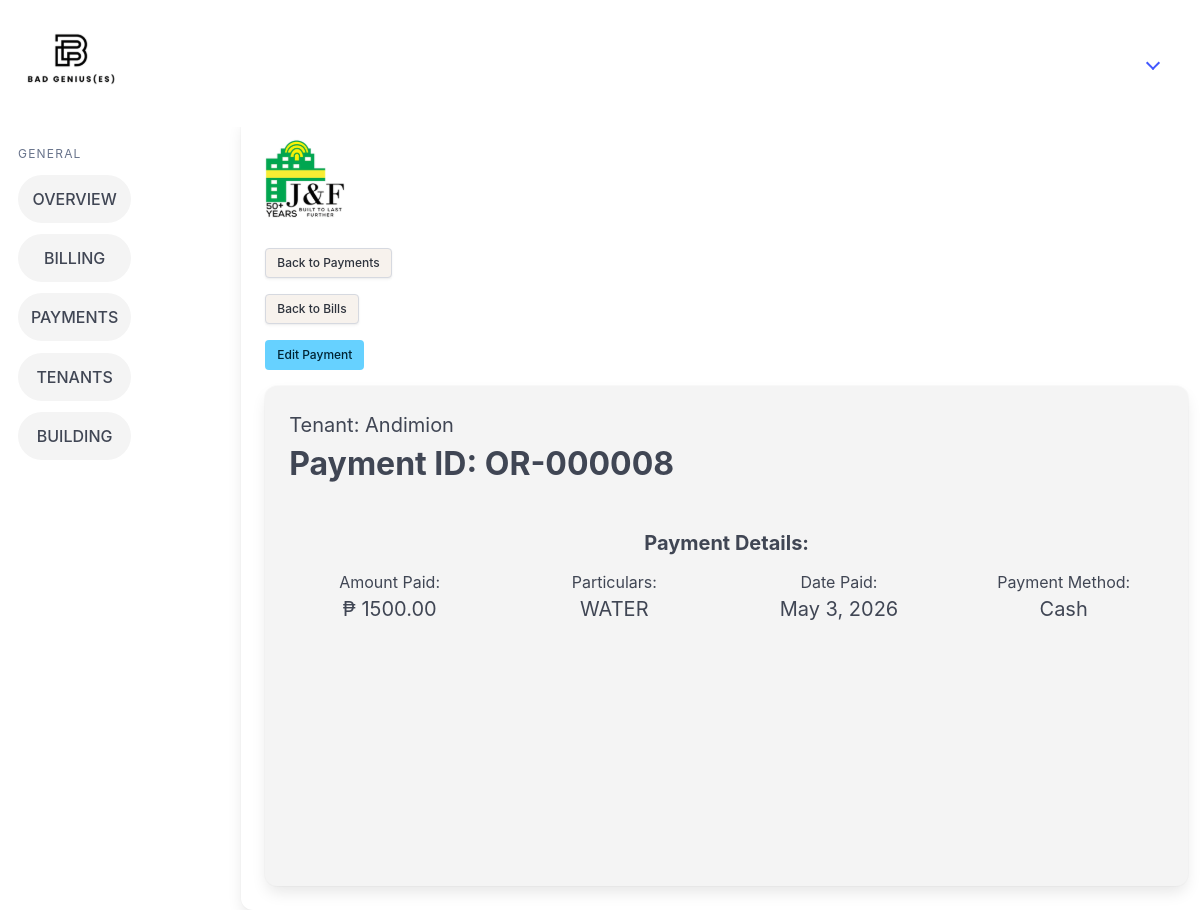
/payment_details/4/, run on the app's committed database.
### billingApp/models.py (models this page shows, shortened)
class Tenant(models.Model):
    companyName = models.CharField(max_length=100, null=True, blank=True)
    contactPerson = models.CharField(max_length=100)
    phoneNumber = models.CharField(max_length=12)
    email = models.CharField(max_length=50)
    carryover_balance = models.DecimalField(max_digits=12, decimal_places=2, default=Decimal('0.00'))
    modified_by = models.ForeignKey("Account", on_delete=models.SET_NULL, null=True, blank=True, related_name="+")
    modified_at = models.DateTimeField(auto_now=True, null=True, blank=True)
    objects = models.Manager

class Payment(models.Model):
    paymentMethodChoices = [
        ('CASH', 'Cash'),
        ('BANK_TRANSFER', 'Bank Transfer'),
        ('PDC', 'PDC'),]
    billingID = models.ForeignKey(BillingRecord, on_delete=models.CASCADE)
    tenantID = models.ForeignKey(Tenant, on_delete=models.CASCADE)
    modified_by = models.ForeignKey("Account", on_delete=models.SET_NULL, null=True, blank=True, related_name="+")
    modified_at = models.DateTimeField(auto_now=True, null=True, blank=True)
    datePaid = models.DateField()
    referenceNumber = models.CharField(max_length=50)
    verificationStatus = models.BooleanField(default=False)
    amountPaid = models.DecimalField(max_digits=12, decimal_places=2)
    subAccountName = models.CharField(max_length=50, null=True, blank=True)
    proofOfPayment = models.FileField(upload_to='proof_of_payment/', null=True, blank=True)
    paymentMethod = models.CharField(max_length=20, choices=paymentMethodChoices, null=True, blank=True)

class BillingRecord(models.Model):
    tenant = models.ForeignKey(Tenant, on_delete=models.CASCADE)
    lease = models.ForeignKey(Lease, on_delete=models.CASCADE)
    modified_by = models.ForeignKey("Account", on_delete=models.SET_NULL, null=True, blank=True, related_name="+")
    modified_at = models.DateTimeField(auto_now=True, null=True, blank=True)
    dateIssued = models.DateField()
    dateDue = models.DateField(null=True, blank=True)
    RENT = 'RENT'
    ELECTRICITY = 'ELECTRICITY'
    WATER = 'WATER'
    BILLING_CHOICES = [
        (RENT, 'Rent'),
        (ELECTRICITY, 'Electricity'),
        (WATER, 'Water'),
    ]
    billingFor = models.CharField(max_length=20, choices=BILLING_CHOICES)
    amountDue = models.DecimalField(max_digits=12, decimal_places=2)
    penaltyFee = models.DecimalField(max_digits=12, decimal_places=2, null=True, blank=True)
    STATUS_UNPAID = "UNPAID"
    STATUS_UNDERPAID = "UNDERPAID"
    STATUS_PAID = "PAID"
    STATUS_OVERPAID = "OVERPAID"
    STATUS_OVERDUE = "OVERDUE"
    STATUS_CHOICES = [
        (STATUS_UNPAID, "Unpaid"),
        (STATUS_UNDERPAID, "Underpaid"),
        (STATUS_PAID, "Paid"),
        (STATUS_OVERPAID, "Overpaid"),
        (STATUS_OVERDUE, "Overdue"),
    ]
    status = models.CharField(
        max_length=10,
        choices=STATUS_CHOICES,
        default=STATUS_UNPAID
    )
    balance = models.DecimalField(
        max_digits=12,
        decimal_places=2,
        null=True,
        blank=True
    )
    carryoverAdjustment = models.DecimalField(
        max_digits=12,
        decimal_places=2,
        default=Decimal("0.00")
    )

### billingApp/views.py (the view)
# urls.py: path('payment_details/<int:pk>/', views.view_payment_details, name='payment_details'),
def view_payment_details(request, pk):
    payment = get_object_or_404(Payment, pk=pk)
    tenant = payment.tenantID
    bill = payment.billingID
    return render(request, "billingApp/payment_details.html", {"tenant": tenant, "payment": payment, "bill": bill})

### billingApp/templates/billingApp/payment_details.html (shortened to what this page needs)
{% extends 'billingApp/base.html' %} {% load static %} {% block content %}
</div>
<div class="is-right pb-4">
  <a href="{% url 'view_payments' pk=tenant.id %}" class="button is-small is-right" style="background-color: #f7f2ed">
    Back to Payments
  </a>
</div>
<div class="is-right pb-4">
  <a href="{% url 'view_bills' pk=tenant.id %}" class="button is-small is-right" style="background-color: #f7f2ed">
    Back to Bills
  </a>
</div>
<div class="is-right pb-4">
  <a href="{% url 'edit_payment' pk=payment.id %}" class="button is-small is-right is-info">
    Edit Payment
  </a>
</div>
<div class="card card2">
  <div class="card-content">
    <p class="is-size-5">Tenant: {{ tenant.companyName|default:tenant.contactPerson }}</p>
    <h1 class="is-size-3 has-text-weight-bold pb-5">Payment ID: {{ payment.referenceNumber }}</h1>
    <p class="is-size-5 has-text-weight-bold mt-4 has-text-centered">Payment Details:</p>
    <div class="columns has-text-centered">
      <div class="column pt-5">
        <p class="">Amount Paid:</p>
        <p class="is-size-5">₱ {{ payment.amountPaid }}</p>
      </div>
      <div class="column pt-5">
        <p class="">Particulars:</p>
        <p class="is-size-5">{{ bill.billingFor }}</p>
      </div>
      <div class="column pt-5">
        <p class="">Date Paid:</p>
        <p class="is-size-5">{{ payment.datePaid }}</p>
      </div>
      <div class="column pt-5">
        <p class="">Payment Method:</p>
        <p class="is-size-5">{{ payment.get_paymentMethod_display }}</p>
      </div>
    </div>
  </div>
  {% endblock %}

### billingApp/static/billingApp/css/style.css (style rules this page uses)
.card2 { background-color: #f4f4f4 !important; max-height: 700px !important; min-height: 500px !important; }

### data on the page
Tenant: companyName "Andimion"
Payment: referenceNumber "OR-000008", amountPaid "1500.00", datePaid "May 3, 2026", paymentMethod "Cash"
BillingRecord: billingFor "WATER"
